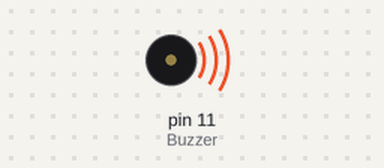
A program run on a simulated Raspberry Pi (header pin numbers). On the bench: buzzer (waves = sounding). What the program prints to the terminal is not drawn.

Above: at 0.1 s.
Timing chart, 0 to 40.0 s (numbered marks = the images above):
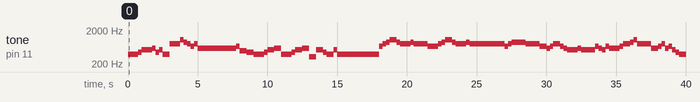

Measured:
- by itself, tone on pin 11 (Buzzer): plays 392 Hz for 0.75 s, 440 Hz for 0.25 s, 523 Hz for 0.75 s, 587 Hz for 0.25 s, 440 Hz for 0.25 s, 523 Hz for 0.25 s … (78 notes in this stretch)

The program:

liangzhu_pwm.py
```python
import RPi.GPIO as GPIO
import time

Buzzer = 11 #蜂鸣器接在第11管脚上

# 定义低中高频率
CL = [0, 262, 294, 330, 349, 392, 440, 494]		# Frequency of Low C notes

CM = [0, 523, 587, 659, 698, 784, 880, 988]		# Frequency of Middle C notes

CH = [0, 1046, 1175, 1318, 1397, 1568, 1760, 1976]		# Frequency of High C notes

# 第一首歌谱子频率
song_1 = [	CL[3], CL[5], CL[6], CM[1], CM[2], CL[6], CM[1], CL[5], # Notes of song1
		CM[5], CH[1], CM[6], CM[5], CM[3], CM[5], CM[2], CM[2],
		CM[2], CM[3], CL[7], CL[6], CL[5], CL[6], CM[1], CM[2],
		CL[5], CL[6], CM[1], CM[2], CL[3], CM[1], CL[6], CL[5],
		CL[5], CM[1], CL[5]]
# 节奏
beat_1 = [	4, 3, 1, 3, 1, 1, 1, 2, 			# Beats of song 1, 1 means 1/8 beats
		3, 1, 1, 1, 1, 1, 4, 4,
		3, 1, 2, 2, 3, 1, 2, 2,
		3, 1, 2, 2, 2, 2, 1, 1,
		1, 1, 8	]

song_2 = [	CM[3], CM[3], CM[5], CM[6], CH[1], CH[1], CM[6], CM[5], # Notes of song2
		CM[5], CM[6], CM[5], CM[5], CM[3], CM[3], CM[5], CM[6],
		CH[1], CH[1], CM[6], CM[5], CM[5], CM[6], CM[5], CM[5],
		CM[3], CM[5], CM[6], CM[5], CM[3], CM[2], CM[3], CM[5],
		CM[3], CM[2], CM[1], CM[2], CM[1], CM[3], CM[2], CM[1],
		CM[3], CM[2], CM[3], CM[5], CM[6], CH[1], CM[5], CM[2],
		CM[3], CM[5], CM[2], CM[3], CM[1], CL[6], CL[5], CL[6],
		CM[1], CM[2], CM[3], CM[1], CM[2], CM[1], CL[6], CL[5]	]

beat_2 = [	2, 1, 1, 1, 1, 1, 1, 2, 			# Beats of song 2, 1 means 1/8 beats
		1, 1, 2, 2, 2, 1, 1, 1,
		1, 1, 1, 2, 1, 1, 4, 6,
		1, 1, 4, 4, 2, 1, 1, 2,
		1, 1, 3, 1, 4, 1, 1, 1,
		1, 3, 1, 2, 1, 1, 4, 2,
		1, 1, 1, 1, 1, 1, 4, 2,
		2, 3, 1, 1, 1, 1, 1, 6 ]

# 一些初始化操作
def setup():
    GPIO.setwarnings(False)         # 先关掉警告，因为操作io口会有警告
    GPIO.setmode(GPIO.BOARD)		# Numbers GPIOs by physical location 树莓派有很多编码模式，这里采用GPIO编码模式
    GPIO.setup(Buzzer, GPIO.OUT)	# Set pins' mode is output Buzzer = 11 #蜂鸣器接在第11管脚上
    global Buzz						# Assign a global variable to replace GPIO.PWM
    Buzz = GPIO.PWM(Buzzer, 440)	# 440 is initial frequency.440HZ初试频率
    Buzz.start(50)					# Start Buzzer pin with 50% duty ration

def loop():
	while True:
		print( '\n    Playing song 1...')
		for i in range(1, len(song_1)):		# Play song 1
			Buzz.ChangeFrequency(song_1[i])	# Change the frequency along the song note
			time.sleep(beat_1[i] * 0.25)		# delay a note for beat * 0.5s
		time.sleep(1)						# Wait a second for next song.

		print( '\n\n    Playing song 2...')
		for i in range(1, len(song_2)):     # Play song 1
			Buzz.ChangeFrequency(song_2[i]) # Change the frequency along the song note
			time.sleep(beat_2[i] * 0.25)     # delay a note for beat * 0.5s

# 释放资源
def destory():
	Buzz.stop()					# Stop the buzzer
	GPIO.output(Buzzer, 1)		# Set Buzzer pin to High
	GPIO.cleanup()				# Release resource

if __name__ == '__main__':		# Program start from here
	setup()
	try:
		loop()
	except KeyboardInterrupt:  	# When 'Ctrl+C' is pressed, the child program destroy() will be  executed.
		destory()
```
